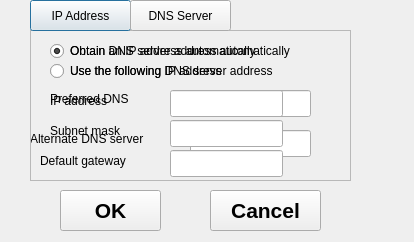
<?xml version="1.0" encoding="UTF-8"?>
<ui version="4.0">
 <class>tcpip</class>
 <widget class="QDialog" name="tcpip">
  <property name="geometry">
   <rect>
    <x>0</x>
    <y>0</y>
    <width>414</width>
    <height>242</height>
   </rect>
  </property>
  <property name="windowTitle">
   <string>TCP/IP Properties</string>
  </property>
  <widget class="QPushButton" name="tcp_button">
   <property name="geometry">
    <rect>
     <x>30</x>
     <y>0</y>
     <width>101</width>
     <height>31</height>
    </rect>
   </property>
   <property name="text">
    <string>IP Address</string>
   </property>
  </widget>
  <widget class="QPushButton" name="dnsbutton">
   <property name="geometry">
    <rect>
     <x>130</x>
     <y>0</y>
     <width>101</width>
     <height>31</height>
    </rect>
   </property>
   <property name="text">
    <string>DNS Server</string>
   </property>
  </widget>
  <widget class="QFrame" name="tcpframe">
   <property name="enabled">
    <bool>true</bool>
   </property>
   <property name="geometry">
    <rect>
     <x>30</x>
     <y>30</y>
     <width>321</width>
     <height>151</height>
    </rect>
   </property>
   <property name="frameShape">
    <enum>QFrame::StyledPanel</enum>
   </property>
   <property name="frameShadow">
    <enum>QFrame::Raised</enum>
   </property>
   <widget class="QRadioButton" name="tcp_autoradioButton">
    <property name="geometry">
     <rect>
      <x>20</x>
      <y>10</y>
      <width>261</width>
      <height>22</height>
     </rect>
    </property>
    <property name="text">
     <string>Obtain an IP address automatically</string>
    </property>
    <property name="checked">
     <bool>true</bool>
    </property>
    <attribute name="buttonGroup">
     <string notr="true">ipstyle</string>
    </attribute>
   </widget>
   <widget class="QRadioButton" name="tcp_userdefined">
    <property name="geometry">
     <rect>
      <x>20</x>
      <y>30</y>
      <width>241</width>
      <height>22</height>
     </rect>
    </property>
    <property name="text">
     <string>Use the following IP address</string>
    </property>
    <attribute name="buttonGroup">
     <string notr="true">ipstyle</string>
    </attribute>
   </widget>
   <widget class="QLabel" name="label">
    <property name="geometry">
     <rect>
      <x>20</x>
      <y>50</y>
      <width>81</width>
      <height>41</height>
     </rect>
    </property>
    <property name="text">
     <string>IP address</string>
    </property>
   </widget>
   <widget class="QLabel" name="label_2">
    <property name="geometry">
     <rect>
      <x>20</x>
      <y>80</y>
      <width>91</width>
      <height>41</height>
     </rect>
    </property>
    <property name="text">
     <string>Subnet mask</string>
    </property>
   </widget>
   <widget class="QLabel" name="label_3">
    <property name="geometry">
     <rect>
      <x>10</x>
      <y>110</y>
      <width>111</width>
      <height>41</height>
     </rect>
    </property>
    <property name="text">
     <string>Default gateway</string>
    </property>
   </widget>
   <widget class="mylineedit" name="ipaddress">
    <property name="geometry">
     <rect>
      <x>140</x>
      <y>60</y>
      <width>113</width>
      <height>27</height>
     </rect>
    </property>
   </widget>
   <widget class="mylineedit" name="mask">
    <property name="geometry">
     <rect>
      <x>140</x>
      <y>90</y>
      <width>113</width>
      <height>27</height>
     </rect>
    </property>
   </widget>
   <widget class="mylineedit" name="gateway">
    <property name="geometry">
     <rect>
      <x>140</x>
      <y>120</y>
      <width>113</width>
      <height>27</height>
     </rect>
    </property>
   </widget>
  </widget>
  <widget class="QPushButton" name="ok">
   <property name="geometry">
    <rect>
     <x>60</x>
     <y>190</y>
     <width>101</width>
     <height>41</height>
    </rect>
   </property>
   <property name="font">
    <font>
     <pointsize>16</pointsize>
     <weight>75</weight>
     <bold>true</bold>
    </font>
   </property>
   <property name="text">
    <string>OK</string>
   </property>
  </widget>
  <widget class="QPushButton" name="cancel">
   <property name="geometry">
    <rect>
     <x>210</x>
     <y>190</y>
     <width>111</width>
     <height>41</height>
    </rect>
   </property>
   <property name="font">
    <font>
     <pointsize>16</pointsize>
     <weight>75</weight>
     <bold>true</bold>
    </font>
   </property>
   <property name="text">
    <string>Cancel</string>
   </property>
  </widget>
  <widget class="QFrame" name="dnsframe">
   <property name="geometry">
    <rect>
     <x>30</x>
     <y>30</y>
     <width>321</width>
     <height>151</height>
    </rect>
   </property>
   <property name="frameShape">
    <enum>QFrame::StyledPanel</enum>
   </property>
   <property name="frameShadow">
    <enum>QFrame::Raised</enum>
   </property>
   <widget class="QLabel" name="label_4">
    <property name="geometry">
     <rect>
      <x>20</x>
      <y>60</y>
      <width>111</width>
      <height>17</height>
     </rect>
    </property>
    <property name="text">
     <string>Preferred DNS</string>
    </property>
   </widget>
   <widget class="QLabel" name="label_5">
    <property name="geometry">
     <rect>
      <x>0</x>
      <y>100</y>
      <width>171</width>
      <height>17</height>
     </rect>
    </property>
    <property name="text">
     <string>Alternate DNS server</string>
    </property>
   </widget>
   <widget class="mylineedit" name="pre_dns">
    <property name="geometry">
     <rect>
      <x>160</x>
      <y>60</y>
      <width>121</width>
      <height>27</height>
     </rect>
    </property>
   </widget>
   <widget class="mylineedit" name="alt_dns">
    <property name="geometry">
     <rect>
      <x>160</x>
      <y>100</y>
      <width>121</width>
      <height>27</height>
     </rect>
    </property>
   </widget>
   <widget class="QRadioButton" name="dns_auto">
    <property name="geometry">
     <rect>
      <x>20</x>
      <y>10</y>
      <width>251</width>
      <height>22</height>
     </rect>
    </property>
    <property name="text">
     <string>Ontain DNS server address automatically</string>
    </property>
    <property name="checked">
     <bool>true</bool>
    </property>
    <attribute name="buttonGroup">
     <string notr="true">ndsstyle</string>
    </attribute>
   </widget>
   <widget class="QRadioButton" name="dns_userdefined">
    <property name="geometry">
     <rect>
      <x>20</x>
      <y>30</y>
      <width>291</width>
      <height>22</height>
     </rect>
    </property>
    <property name="text">
     <string>Use the following DNS server address</string>
    </property>
    <attribute name="buttonGroup">
     <string notr="true">ndsstyle</string>
    </attribute>
   </widget>
  </widget>
  <zorder>dnsframe</zorder>
  <zorder>tcpframe</zorder>
  <zorder>tcp_button</zorder>
  <zorder>dnsbutton</zorder>
  <zorder>ok</zorder>
  <zorder>cancel</zorder>
 </widget>
 <customwidgets>
  <customwidget>
   <class>mylineedit</class>
   <extends>QLineEdit</extends>
   <header location="global">mylineedit.h</header>
  </customwidget>
 </customwidgets>
 <resources/>
 <connections/>
 <buttongroups>
  <buttongroup name="ipstyle"/>
  <buttongroup name="ndsstyle"/>
 </buttongroups>
</ui>
